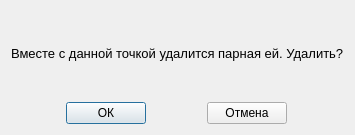
<?xml version="1.0" encoding="UTF-8"?>
<ui version="4.0">
 <class>DialogBox</class>
 <widget class="QDialog" name="DialogBox">
  <property name="geometry">
   <rect>
    <x>0</x>
    <y>0</y>
    <width>342</width>
    <height>135</height>
   </rect>
  </property>
  <property name="windowTitle">
   <string>Dialog</string>
  </property>
  <layout class="QVBoxLayout" name="verticalLayout_2">
   <item>
    <widget class="QLabel" name="label">
     <property name="font">
      <font>
       <pointsize>10</pointsize>
      </font>
     </property>
     <property name="text">
      <string>Вместе с данной точкой удалится парная ей. Удалить?</string>
     </property>
    </widget>
   </item>
   <item>
    <layout class="QHBoxLayout" name="horizontalLayout">
     <item>
      <widget class="QPushButton" name="pushButtonOK">
       <property name="sizePolicy">
        <sizepolicy hsizetype="Fixed" vsizetype="Fixed">
         <horstretch>0</horstretch>
         <verstretch>0</verstretch>
        </sizepolicy>
       </property>
       <property name="text">
        <string>ОК</string>
       </property>
      </widget>
     </item>
     <item>
      <widget class="QPushButton" name="pushButtonCancel">
       <property name="sizePolicy">
        <sizepolicy hsizetype="Fixed" vsizetype="Fixed">
         <horstretch>0</horstretch>
         <verstretch>0</verstretch>
        </sizepolicy>
       </property>
       <property name="text">
        <string>Отмена</string>
       </property>
      </widget>
     </item>
    </layout>
   </item>
  </layout>
 </widget>
 <resources/>
 <connections>
  <connection>
   <sender>pushButtonOK</sender>
   <signal>clicked()</signal>
   <receiver>DialogBox</receiver>
   <slot>close()</slot>
   <hints>
    <hint type="sourcelabel">
     <x>102</x>
     <y>98</y>
    </hint>
    <hint type="destinationlabel">
     <x>170</x>
     <y>67</y>
    </hint>
   </hints>
  </connection>
 </connections>
</ui>
